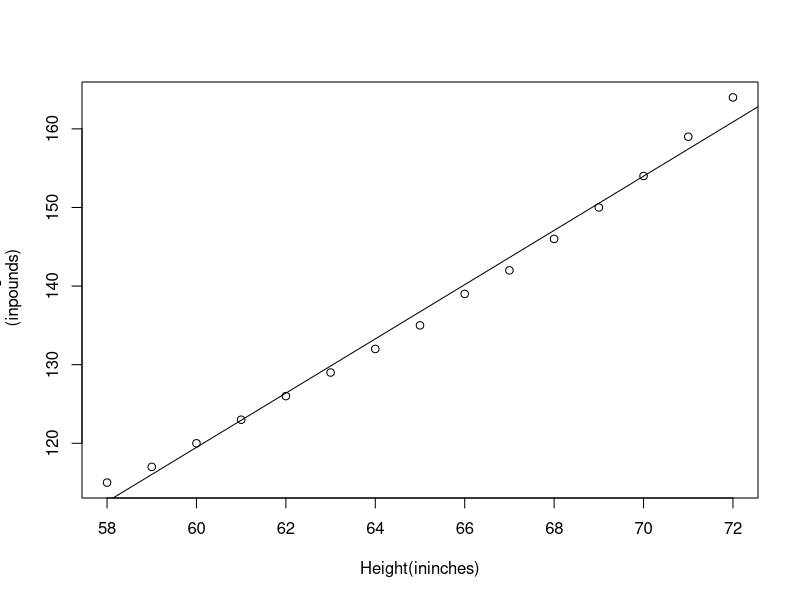
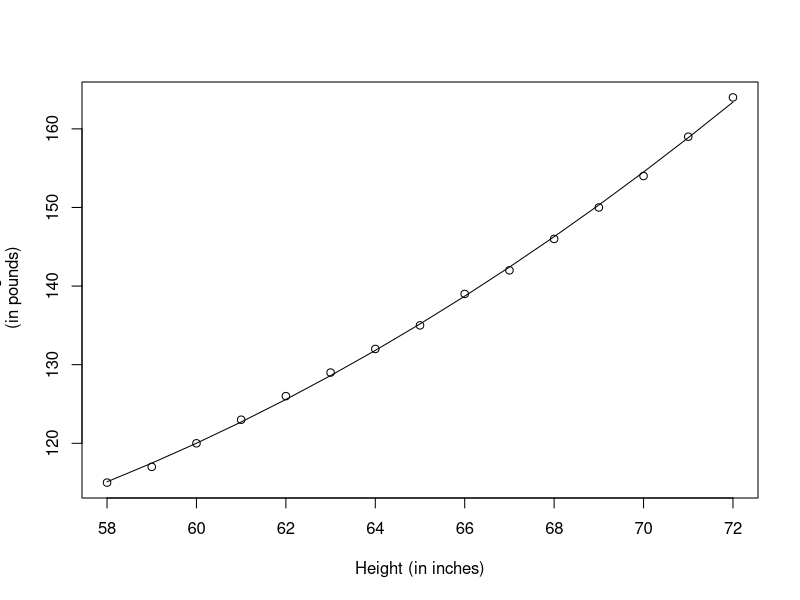
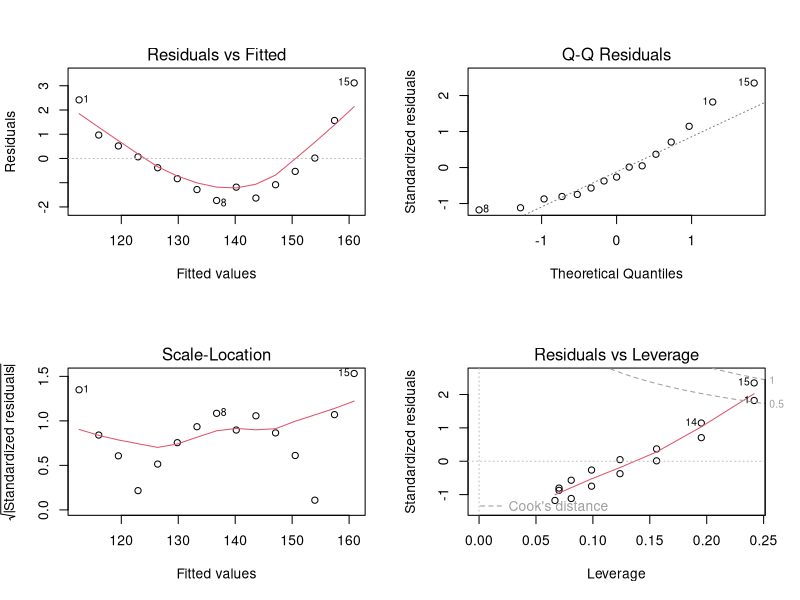
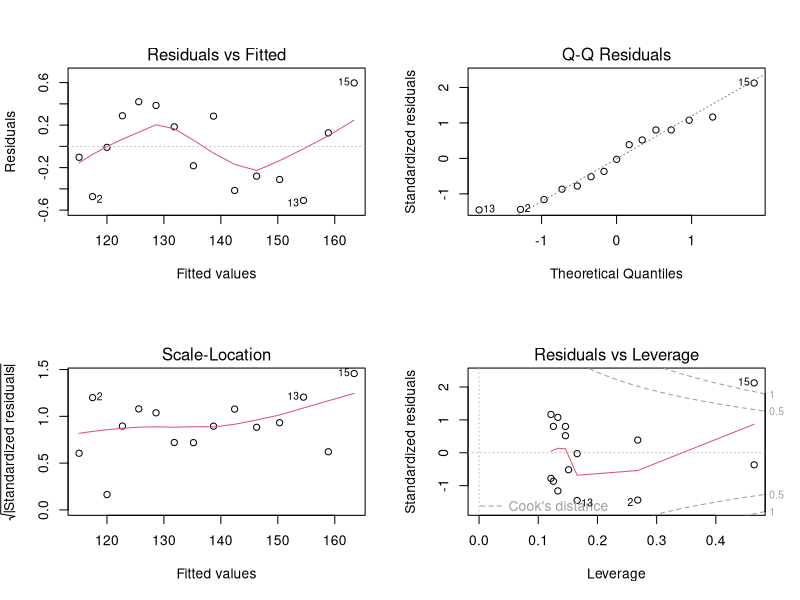
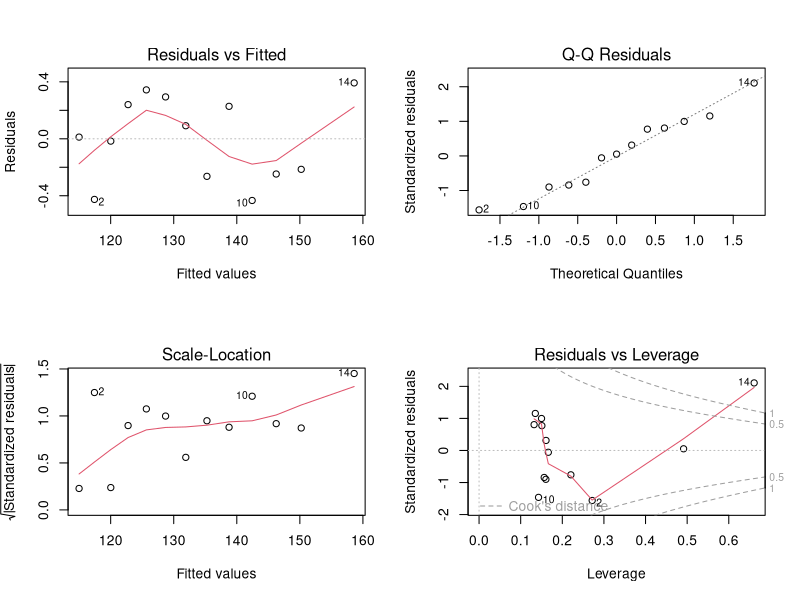
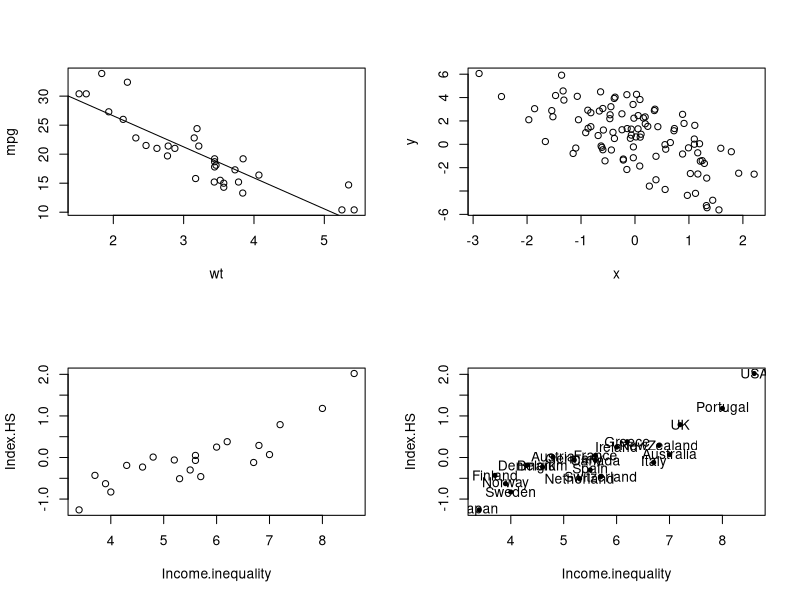
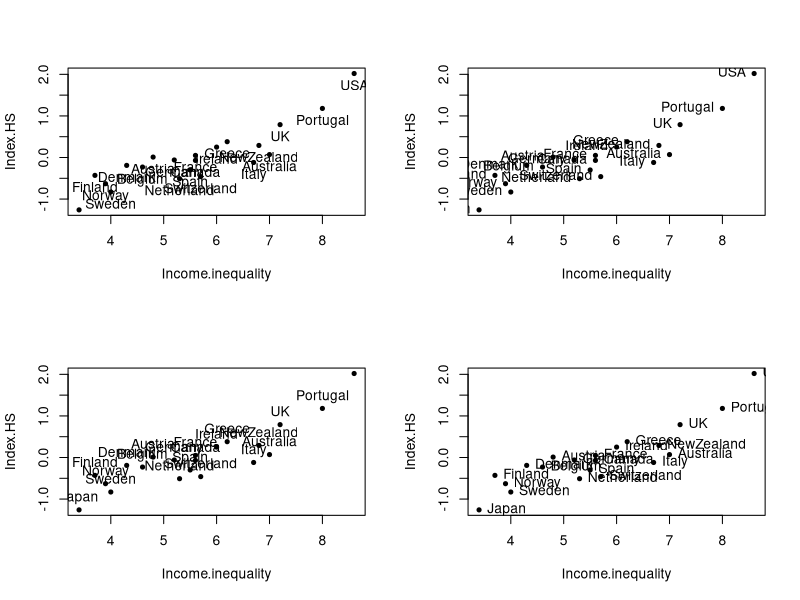
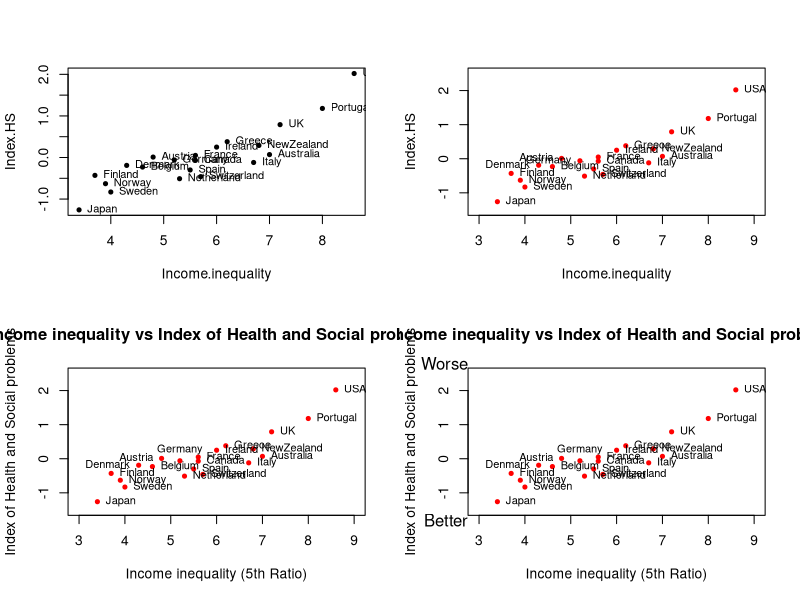

These figures' R source, in order:
## ---- chunk 1
data("women")
 fit<-lm(weight~height, data=women)
 summary(fit)
## ---- chunk 2
women$weight
## ---- chunk 3
fitted(fit)
## ---- chunk 4
 residuals(fit)
## ---- chunk 5
 plot(women$height,women$weight,xlab="Height(ininches)",ylab="Weight
 (inpounds)")
 abline(fit)

## ---- chunk 6
fit2<- lm(weight~height+I(height^2), data=women)
 summary(fit2)
## ---- chunk 7
plot(women$height,women$weight,xlab="Height (in inches)",ylab="Weight
 (in pounds)")
lines(women$height,fitted(fit2))
## ---- chunk 8
fit<- lm(weight~height,data=women)
 par(mfrow=c(2,2))
 plot(fit)

## ---- chunk 9
fit2<- lm(weight~height+I(height^2), data=women)
 par(mfrow=c(2,2))
 plot(fit2)

## ---- chunk 10
newfit<-lm(weight~height+I(height^2),data=women[-c(13,15),])
 par(mfrow=c(2,2))
 plot(newfit)

## ---- chunk 11
plot(mpg~wt,data=mtcars)
 model<- lm(mpg~wt, data=mtcars)
 #plot(model)
 abline(model)

## ---- chunk 12
summary(model)
## ---- chunk 13
 predict(model,newdata=data.frame(wt=6))
## ---- chunk 14
x <- rnorm(10)
 pnorm(2)
x <- rnorm(10, 20, 2) 
## ---- chunk 15
set.seed(1)
 rnorm(5)
## ---- chunk 16
 rnorm(5)
set.seed(1)
## ---- chunk 17
## Always set your seed!
 set.seed(20)
 ## Simulate predictor variable
 x <- rnorm(100)
 ## Simulate the error term
 e <- rnorm(100, 0, 2)
 ## Compute the outcome via the model
 y <- 0.5- 2 * x + e
 plot(x, y)
## ---- chunk 18
set.seed(1)
 sample(1:10, 4)
## ---- chunk 19
sample(1:10,4)
## ---- chunk 20
sample(letters,5)
## ---- chunk 21
 sample(1:10)
## ---- chunk 22
 sample(1:10,replace=TRUE)
## ---- chunk 23
country<-c("Australia","Austria","Belgium","Canada",
 "Denmark","Finland","France","Germany",
 "Greece","Ireland","Italy","Japan","Netherland",
 "NewZealand","Norway","Portugal","Spain","Sweden",
 "Switzerland","UK","USA")
Income.inequality<-c(7.0,4.8,4.6,5.6,4.3,3.7,5.6,5.2,6.2,6.0,6.7,3.4,5.3,6.8,3.9,8.0,5.5,4.0,5.7,7.2,8.6)
 Index.HS<-c(0.07,0.01,-0.23,-0.07,-0.19,-0.43,0.05,-0.06,0.38,0.25,-0.12,-1.26,-0.51,0.29,-0.63
 ,1.18,-0.30,-0.83,-0.46,0.79,2.02)
GDP_WB<-c(45926,47682,43435,45066,45537,30676,39328,46401,26851,49393,35463,36319,48253,37679,65615
 ,28760,33629,45297,59540,40233,54630)
 data.21<-data.frame(country,Income.inequality,Index.HS,GDP_WB)
 plot(data.21[c("Income.inequality","Index.HS")])

## ---- chunk 24
Index_inequality.df<-data.21[c("Income.inequality","Index.HS")]
 str(Index_inequality.df)
## ---- chunk 25
 (country<-data.21[,"country"])
## ---- chunk 26
 (country.2<-data.21["country"])
## ---- chunk 27
str(country)
## ---- chunk 28
str(country.2)
## ---- chunk 29
plot(Index_inequality.df,pch=20)
 text(Index_inequality.df,labels=country)

## ---- chunk 30
plot(Index_inequality.df,pch=20)
 text(Index_inequality.df,labels=country,pos=1)

## ---- chunk 31
plot(Index_inequality.df,pch=20)
 text(Index_inequality.df,labels=country,pos=2)
## ---- chunk 32
plot(Index_inequality.df,pch=20)
 text(Index_inequality.df,labels=country,pos=3)

## ---- chunk 33
plot(Index_inequality.df,pch=20)
 text(Index_inequality.df,labels=country,pos=4)

## ---- chunk 34
plot(Index_inequality.df,pch=20)
 text(Index_inequality.df,labels=country,pos=4,cex=0.8)
## ---- chunk 35
 which(country %in% c("Austria","Denmark","Germany","Netherland"))
## ---- chunk 36
 text.left<-which(country %in% c("Austria","Denmark","Germany","Netherla
 nd"))
text.left
## ---- chunk 37
 text.right<-setdiff(1:nrow(data.21),text.left)
 text.right
## ---- chunk 38
pos.text<-ifelse(1:nrow(data.21)%in% text.left,2,4)
 plot(Index_inequality.df,pch=20,col="red",xlim=c(3,9),ylim=c(-1.5,2.5))
 text(Index_inequality.df,labels=country,pos=pos.text,cex=0.8)

## ---- chunk 39
which(country %in% "Germany")
## ---- chunk 40
text.up<-which(country %in% "Germany")
 text.up
## ---- chunk 41
 text.left<-setdiff(1:nrow(data.21),c(text.right,text.up))
 text.left
## ---- chunk 42
pos.text<-ifelse(1:nrow(data.21) %in% text.up,3,ifelse(1:nrow(data.21) %in% text.left,2,4))

 plot(Index_inequality.df,pch=20,col="red",xlim=c(3,9),ylim=c(-1.5,2.5),
 ann=FALSE)
 text(Index_inequality.df,labels = country,pos=pos.text,cex=0.8)
 main.title<-"Income inequality vs Index of Health and Social problems"
 x.lab<-"Income inequality (5th Ratio)"
 y.lab<-"Index of Health and Social problems"
 title(main=main.title,xlab=x.lab,ylab=y.lab)

## ---- chunk 43
plot(Index_inequality.df,pch=20,col="red",xlim=c(3,9),ylim=c(-1.5,2.5),
 ann=FALSE)
 text(Index_inequality.df,labels = country,pos=pos.text,cex=0.8)
 main.title<-"Income inequality vs Index of Health and Social problems"
 x.lab<-"Income inequality (5th Ratio)"
 y.lab<-"Index of Health and Social problems"
 title(main=main.title,xlab=x.lab,ylab=y.lab)
 mtext(c("Better","Worse"),side=2,at=c(-1.8,2.8),las=1)

## ---- chunk 44
plot(Index_inequality.df,pch=20,col="red",xlim=c(3,9),ylim=c(-1.5,2.5),
 ann=FALSE)
 text(Index_inequality.df,labels = country,pos=pos.text,cex=0.8)
 main.title<-"Income inequality vs Index of Health and Social problems"
 x.lab<-"Income inequality (5th Ratio)"
 y.lab<-"Index of Health and Social problems"
 title(main=main.title,xlab=x.lab,ylab=y.lab)
 mtext(c("Better","Worse"),side=2,at=c(-1.8,2.8),las=1)
 text(x=5,y=1.5,labels=paste("r=",round(cor(Index_inequality.df[1],Index_inequality.df[2]),digits=2)))
## ---- chunk 45
plot(Index_inequality.df,pch=20,col="red",xlim=c(3,9),ylim=c(-1.5,2.5),
 ann=FALSE)
 text(Index_inequality.df,labels = country,pos=pos.text,cex=0.8)
 main.title<-"Income inequality vs Index of Health and Social problems"
 x.lab<-"Income inequality (5th Ratio)"
 y.lab<-"Index of Health and Social problems"
 title(main=main.title,xlab=x.lab,ylab=y.lab)
 mtext(c("Better","Worse"),side=2,at=c(-1.8,2.8),las=1)
 text(x=5,y=1.5,labels=paste("r=",round(cor(Index_inequality.df[1],Index_inequality.df[2]),digits=2)))
 lm.ineq<-lm(Index.HS~Income.inequality,data=Index_inequality.df)
 abline(lm.ineq$coef,col="blue")

## ---- chunk 46
rm(list=ls(all=TRUE))
 ###set.seed(1002)
 n <-30 ## number of observations
 M <- 1 ## number of pathways
 p<-5
 z <- matrix(runif(n * p, 0, 1), nrow=n, ncol=p)
 x <- 3*cos(z[, 1]) + 2*rnorm(n)
 x<-as.matrix(x)
 beta.true <- rep(1,ncol(x))
 ## pathway-response function
 hfun1 <- function(zvec) (10*cos(zvec[1])- 15*(zvec[2])^2+10*exp(-zvec
 [3])*zvec[4]-8*sin(zvec[5])*cos(zvec[3])+20*(zvec[1]*zvec[5]))
 h1 <- apply(z, 1, hfun1) ## only depends on z1,z2,z3,z4,z5
 eps <- rnorm(n)
 y <-x * beta.true + h1+ eps
